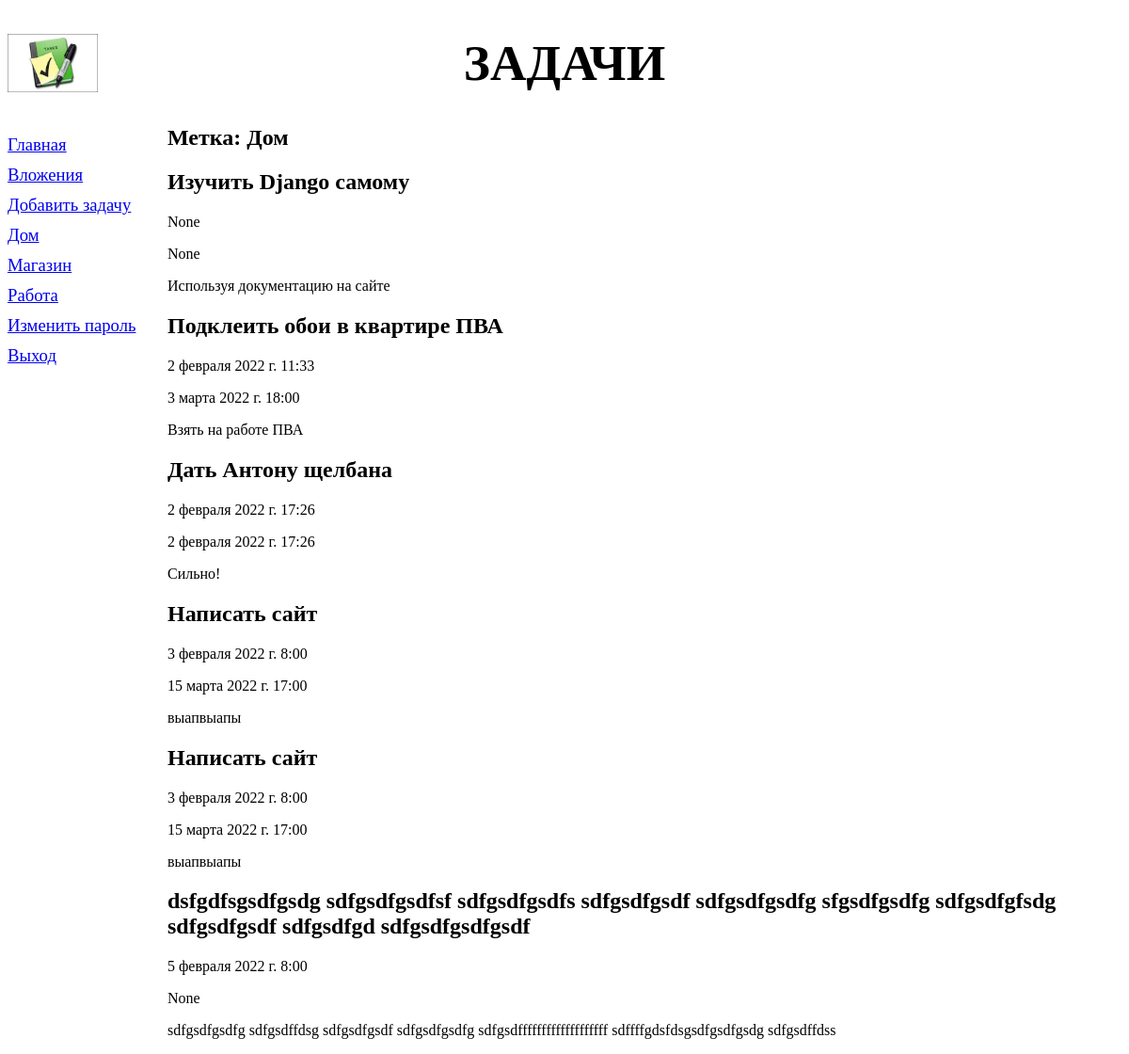
The page /tasks/5/ (signed in) on the database as committed earlier.
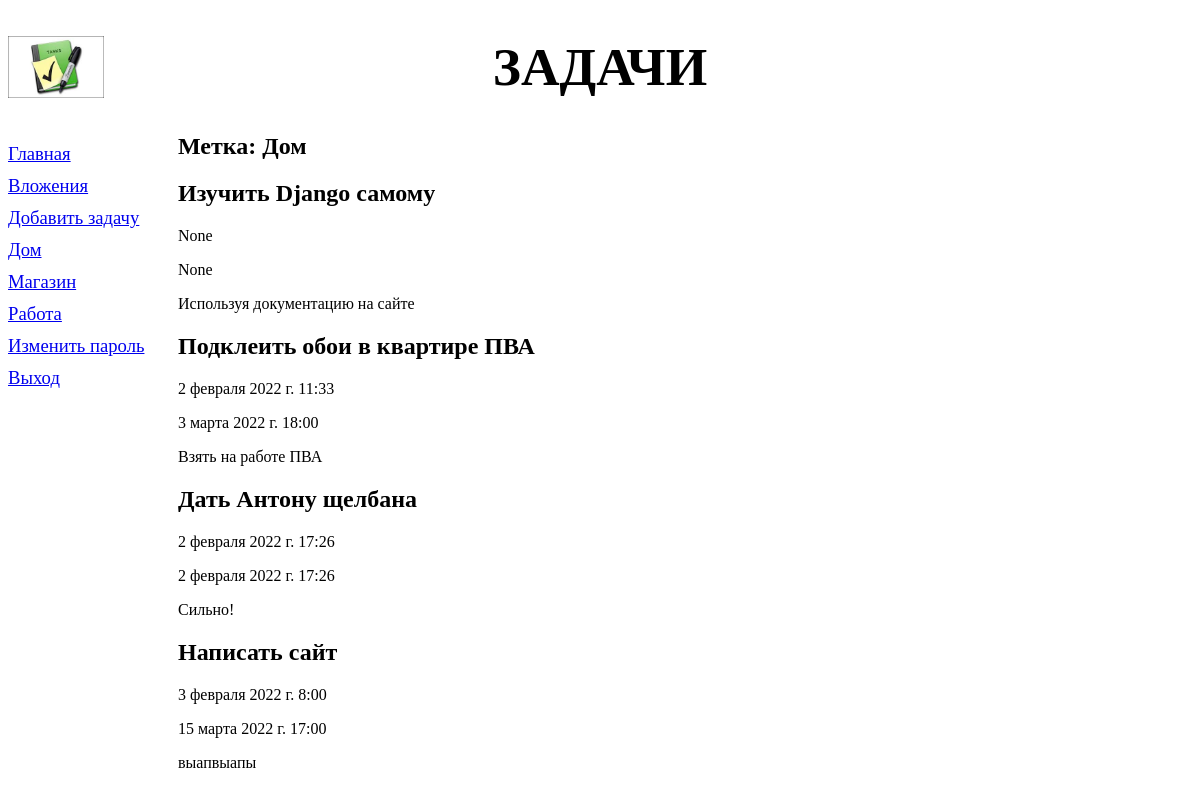
The same page on the database as committed later.
### tasks/models.py (models this page shows, shortened)
class Label(models.Model):
    label = models.CharField(max_length=30, verbose_name='Метка')
    class Meta:
        verbose_name_plural = 'Метки'
        verbose_name = 'Метка'
        ordering = ['label']
    def __str__(self):
        return self.label

class Task(models.Model):
    class Repeat(models.IntegerChoices):
        NO_REPEAT = 0, 'Без повтора'
        EVERYDAY = 1, 'Ежедневно'
        EVERYWEEK = 2, 'Еженедельно'
        EVERYMONTH = 3, 'Ежемесячно'
        __empty__ = 'Выберите режим повтора'
    task = models.CharField(max_length=250, verbose_name='Задача')
    start = models.DateTimeField(verbose_name='Начало', null=True, blank=True)
    end = models.DateTimeField(verbose_name='Окончание', null=True, blank=True)
    repeat_mode = models.IntegerField(verbose_name='Режим повторения', null=True, blank=True,
                                      default=Repeat.NO_REPEAT, choices=Repeat.choices)
    priority = models.BooleanField(verbose_name='Важная')
    comment = models.CharField(max_length=250, verbose_name='Комментарий', null=True, blank=True)
    duration = models.FloatField(verbose_name='Трудоёмкость', null=True, blank=True)
    hard = models.BooleanField(verbose_name='Жёсткая')
    progress = models.IntegerField(verbose_name='Прогресс выполнения', null=True, blank=True)
    label = models.ManyToManyField('Label', blank=True, null=True,verbose_name='Метка')
    attachment = models.ManyToManyField('Attachment', blank=True, null=True, verbose_name='Вложение')
    user = models.ForeignKey(User, on_delete=models.SET_NULL, null=True, blank=True)
    class Meta:
        verbose_name_plural = 'Задачи'
        verbose_name = 'Задача'
        ordering = ['start']

### tasks/views.py (the view)
# urls.py: path('<int:label_id>/', by_label, name='by_label'),
@login_required
def by_label(request, label_id):
    lbls = Label.objects.all()
    current_label = Label.objects.get(pk=label_id)
    tsk = current_label.task_set.all()
    context = {'tsk': tsk, 'lbls': lbls, 'current_label': current_label}
    return render(request, 'tasks/by_label.html', context)

### tasks/templates/tasks/by_label.html (shortened to what this page needs)
{% extends "layout/basic.html" %}
{% block content %}
<h2>Метка: {{current_label}}</h2>
    {% for tk in tsk %}
    <div>
        <h2>{{tk.task}}</h2>
        <p>{{ tk.start }}</p>
        <p>{{ tk.end }}</p>
        <p>{{tk.comment}}</p>
    </div>
    {% endfor %}
{% endblock %}

### tasks/templates/layout/basic.html (shortened to what this page needs)
{% load static %}
<!DOCTYPE html>
<html lang="en">
<head>
    <link rel="stylesheet" type="text/css" href="{% static 'tasks/style.css' %}">
</head>
<body>
    <header>
      <h1>Задачи</h1>
    </header>
    <nav>
      <a href="{% url 'index' %}">Главная</a>
      <a href="{% url 'attachment' %}">Вложения</a>
      <a href="{% url 'add' %}">Добавить задачу</a>
      {% for label in lbls %}
      <a href="{% url 'by_label' label.pk %}">{{ label }}</a>
      {% endfor %}
        <a href="{% url 'password_change' %}">Изменить пароль</a>
        <a href="{% url 'logout' %}">Выход</a>
    </nav>
    <section>
      {% block content %}
      {% endblock %}
    </section>
</body>
</html>

Rows that differ between the two databases and show on the page:
removed Task: task "Написать сайт", start "3 февраля 2022 г. 8:00", end "15 марта 2022 г. 17:00", comment "выапвыапы"
removed Task: task "dsfgdfsgsdfgsdg sdfgsdfgsdfsf sdfgsdfgsdfs sdfgsdfgsdf sdfgsdfgsdfg sfgsdfgsdfg sdfgsdfgfsdg sdfgsdfgsdf sdfgsdfgd sdfgsdfgsdfgsdf", start "5 февраля 2022 г. 8:00", end "None", comment "sdfgsdfgsdfg sdfgsdffdsg sdfgsdfgsdf sdfgsdfgsdfg sdfgsdfffffffffffffffffff sdffffgdsfdsgsdfgsdfgsdg sdfgsdffdss"
